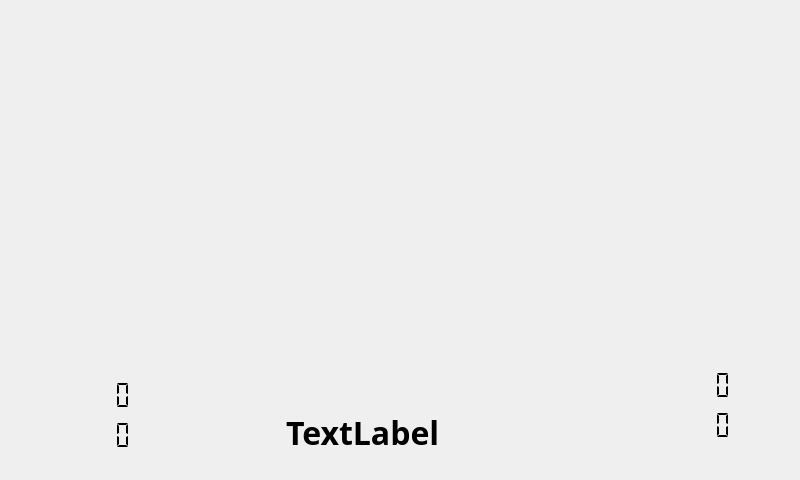
<?xml version="1.0" encoding="UTF-8"?>
<ui version="4.0">
 <class>MainWindow</class>
 <widget class="QMainWindow" name="MainWindow">
  <property name="geometry">
   <rect>
    <x>0</x>
    <y>0</y>
    <width>800</width>
    <height>480</height>
   </rect>
  </property>
  <property name="windowTitle">
   <string>MainWindow</string>
  </property>
  <property name="toolButtonStyle">
   <enum>Qt::ToolButtonTextOnly</enum>
  </property>
  <widget class="QWidget" name="centralwidget">
   <property name="sizePolicy">
    <sizepolicy hsizetype="Fixed" vsizetype="Fixed">
     <horstretch>0</horstretch>
     <verstretch>0</verstretch>
    </sizepolicy>
   </property>
   <widget class="QLabel" name="label">
    <property name="geometry">
     <rect>
      <x>0</x>
      <y>0</y>
      <width>800</width>
      <height>480</height>
     </rect>
    </property>
    <property name="text">
     <string/>
    </property>
    <property name="pixmap">
     <pixmap>droneV1.jpg</pixmap>
    </property>
   </widget>
   <widget class="QLCDNumber" name="up">
    <property name="geometry">
     <rect>
      <x>30</x>
      <y>380</y>
      <width>131</width>
      <height>31</height>
     </rect>
    </property>
    <property name="font">
     <font>
      <family>MS PMincho</family>
     </font>
    </property>
    <property name="autoFillBackground">
     <bool>true</bool>
    </property>
    <property name="inputMethodHints">
     <set>Qt::ImhNone</set>
    </property>
    <property name="frameShape">
     <enum>QFrame::NoFrame</enum>
    </property>
    <property name="frameShadow">
     <enum>QFrame::Plain</enum>
    </property>
    <property name="midLineWidth">
     <number>1</number>
    </property>
    <property name="smallDecimalPoint">
     <bool>false</bool>
    </property>
    <property name="segmentStyle">
     <enum>QLCDNumber::Flat</enum>
    </property>
    <property name="intValue" stdset="0">
     <number>0</number>
    </property>
   </widget>
   <widget class="QLCDNumber" name="down">
    <property name="geometry">
     <rect>
      <x>30</x>
      <y>420</y>
      <width>131</width>
      <height>31</height>
     </rect>
    </property>
    <property name="font">
     <font>
      <family>MS PMincho</family>
     </font>
    </property>
    <property name="autoFillBackground">
     <bool>true</bool>
    </property>
    <property name="inputMethodHints">
     <set>Qt::ImhNone</set>
    </property>
    <property name="frameShape">
     <enum>QFrame::NoFrame</enum>
    </property>
    <property name="frameShadow">
     <enum>QFrame::Plain</enum>
    </property>
    <property name="midLineWidth">
     <number>1</number>
    </property>
    <property name="smallDecimalPoint">
     <bool>false</bool>
    </property>
    <property name="segmentStyle">
     <enum>QLCDNumber::Flat</enum>
    </property>
   </widget>
   <widget class="QLCDNumber" name="left">
    <property name="geometry">
     <rect>
      <x>630</x>
      <y>410</y>
      <width>131</width>
      <height>31</height>
     </rect>
    </property>
    <property name="font">
     <font>
      <family>MS PMincho</family>
     </font>
    </property>
    <property name="autoFillBackground">
     <bool>true</bool>
    </property>
    <property name="inputMethodHints">
     <set>Qt::ImhNone</set>
    </property>
    <property name="frameShape">
     <enum>QFrame::NoFrame</enum>
    </property>
    <property name="frameShadow">
     <enum>QFrame::Plain</enum>
    </property>
    <property name="midLineWidth">
     <number>1</number>
    </property>
    <property name="smallDecimalPoint">
     <bool>false</bool>
    </property>
    <property name="segmentStyle">
     <enum>QLCDNumber::Flat</enum>
    </property>
   </widget>
   <widget class="QLCDNumber" name="right">
    <property name="geometry">
     <rect>
      <x>630</x>
      <y>370</y>
      <width>131</width>
      <height>31</height>
     </rect>
    </property>
    <property name="font">
     <font>
      <family>MS PMincho</family>
     </font>
    </property>
    <property name="autoFillBackground">
     <bool>true</bool>
    </property>
    <property name="inputMethodHints">
     <set>Qt::ImhNone</set>
    </property>
    <property name="frameShape">
     <enum>QFrame::NoFrame</enum>
    </property>
    <property name="frameShadow">
     <enum>QFrame::Plain</enum>
    </property>
    <property name="midLineWidth">
     <number>1</number>
    </property>
    <property name="smallDecimalPoint">
     <bool>false</bool>
    </property>
    <property name="segmentStyle">
     <enum>QLCDNumber::Flat</enum>
    </property>
    <property name="intValue" stdset="0">
     <number>0</number>
    </property>
   </widget>
   <widget class="QPushButton" name="upp">
    <property name="geometry">
     <rect>
      <x>66</x>
      <y>82</y>
      <width>111</width>
      <height>81</height>
     </rect>
    </property>
    <property name="text">
     <string/>
    </property>
    <property name="flat">
     <bool>true</bool>
    </property>
   </widget>
   <widget class="QPushButton" name="upm">
    <property name="geometry">
     <rect>
      <x>70</x>
      <y>280</y>
      <width>111</width>
      <height>81</height>
     </rect>
    </property>
    <property name="text">
     <string/>
    </property>
    <property name="flat">
     <bool>true</bool>
    </property>
   </widget>
   <widget class="QPushButton" name="downp">
    <property name="geometry">
     <rect>
      <x>160</x>
      <y>180</y>
      <width>111</width>
      <height>81</height>
     </rect>
    </property>
    <property name="text">
     <string/>
    </property>
    <property name="flat">
     <bool>true</bool>
    </property>
   </widget>
   <widget class="QPushButton" name="downm">
    <property name="geometry">
     <rect>
      <x>0</x>
      <y>180</y>
      <width>111</width>
      <height>81</height>
     </rect>
    </property>
    <property name="text">
     <string/>
    </property>
    <property name="flat">
     <bool>true</bool>
    </property>
   </widget>
   <widget class="QPushButton" name="leftp">
    <property name="geometry">
     <rect>
      <x>510</x>
      <y>180</y>
      <width>111</width>
      <height>81</height>
     </rect>
    </property>
    <property name="text">
     <string/>
    </property>
    <property name="flat">
     <bool>true</bool>
    </property>
   </widget>
   <widget class="QPushButton" name="leftm">
    <property name="geometry">
     <rect>
      <x>720</x>
      <y>180</y>
      <width>111</width>
      <height>81</height>
     </rect>
    </property>
    <property name="text">
     <string/>
    </property>
    <property name="flat">
     <bool>true</bool>
    </property>
   </widget>
   <widget class="QPushButton" name="rightp">
    <property name="geometry">
     <rect>
      <x>620</x>
      <y>100</y>
      <width>111</width>
      <height>81</height>
     </rect>
    </property>
    <property name="text">
     <string/>
    </property>
    <property name="flat">
     <bool>true</bool>
    </property>
   </widget>
   <widget class="QPushButton" name="rightm">
    <property name="geometry">
     <rect>
      <x>620</x>
      <y>260</y>
      <width>111</width>
      <height>81</height>
     </rect>
    </property>
    <property name="text">
     <string/>
    </property>
    <property name="flat">
     <bool>true</bool>
    </property>
   </widget>
   <widget class="QLabel" name="info">
    <property name="geometry">
     <rect>
      <x>286</x>
      <y>412</y>
      <width>231</width>
      <height>41</height>
     </rect>
    </property>
    <property name="font">
     <font>
      <family>Nyala</family>
      <pointsize>24</pointsize>
      <weight>75</weight>
      <bold>true</bold>
     </font>
    </property>
    <property name="text">
     <string>TextLabel</string>
    </property>
   </widget>
   <widget class="QPushButton" name="pushButton">
    <property name="geometry">
     <rect>
      <x>264</x>
      <y>70</y>
      <width>271</width>
      <height>271</height>
     </rect>
    </property>
    <property name="text">
     <string/>
    </property>
    <property name="flat">
     <bool>true</bool>
    </property>
   </widget>
  </widget>
 </widget>
 <resources/>
 <connections/>
</ui>
